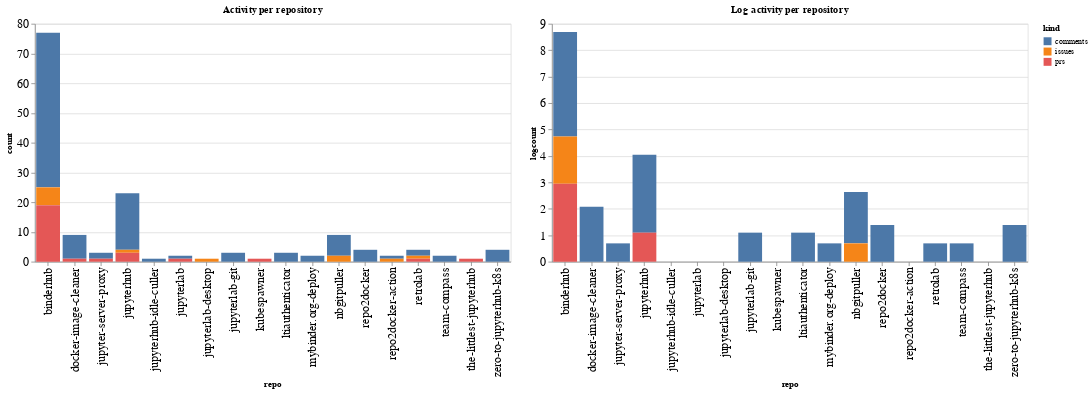

Notebook cell for this chart:
### Code cell
ch1 = alt.Chart(repo_summaries, width=600, title="Activity per repository").mark_bar().encode(
    x='repo',
    y='count',
    color='kind',
    tooltip="kind"
)

ch2 = alt.Chart(repo_summaries, width=600, title="Log activity per repository").mark_bar().encode(
    x='repo',
    y='logcount',
    color='kind',
    tooltip="kind"
)

ch1 | ch2

### Figure 1 — Vega-Lite specification as saved in the notebook (floating-point values rounded to 4 significant figures)
{"config": {"axisLeft": {"labelFontSize": 15}, "axisBottom": {"labelFontSize": 15}}, "hconcat": [{"mark": "bar", "encoding": {"color": {"type": "nominal", "field": "kind"}, "tooltip": {"type": "nominal", "field": "kind"}, "x": {"type": "nominal", "field": "repo"}, "y": {"type": "quantitative", "field": "count"}}, "title": "Activity per repository", "width": 600}, {"mark": "bar", "encoding": {"color": {"type": "nominal", "field": "kind"}, "tooltip": {"type": "nominal", "field": "kind"}, "x": {"type": "nominal", "field": "repo"}, "y": {"type": "quantitative", "field": "logcount"}}, "title": "Log activity per repository", "width": 600}], "data": {"name": "data-42b1f1ea140e0f59c3a93857a5e563ce"}, "$schema": "https://vega.github.io/schema/vega-lite/v4.8.1.json", "datasets": {"data-42b1f1ea140e0f59c3a93857a5e563ce": [{"repo": "binderhub", "kind": "comments", "count": 52, "logcount": 3.951}, {"repo": "binderhub", "kind": "issues", "count": 6, "logcount": 1.792}, {"repo": "binderhub", "kind": "prs", "count": 19, "logcount": 2.944}, {"repo": "docker-image-cleaner", "kind": "comments", "count": 8, "logcount": 2.079}, {"repo": "docker-image-cleaner", "kind": "prs", "count": 1, "logcount": 0.0}, {"repo": "jupyter-server-proxy", "kind": "comments", "count": 2, "logcount": 0.6931}, {"repo": "jupyter-server-proxy", "kind": "prs", "count": 1, "logcount": 0.0}, {"repo": "jupyterhub", "kind": "comments", "count": 19, "logcount": 2.944}, {"repo": "jupyterhub", "kind": "issues", "count": 1, "logcount": 0.0}, {"repo": "jupyterhub", "kind": "prs", "count": 3, "logcount": 1.099}, {"repo": "jupyterhub-idle-culler", "kind": "comments", "count": 1, "logcount": 0.0}, {"repo": "jupyterlab", "kind": "comments", "count": 1, "logcount": 0.0}, {"repo": "jupyterlab", "kind": "prs", "count": 1, "logcount": 0.0}, {"repo": "jupyterlab-desktop", "kind": "issues", "count": 1, "logcount": 0.0}, {"repo": "jupyterlab-git", "kind": "comments", "count": 3, "logcount": 1.099}, {"repo": "kubespawner", "kind": "prs", "count": 1, "logcount": 0.0}, {"repo": "ltiauthenticator", "kind": "comments", "count": 3, "logcount": 1.099}, {"repo": "mybinder.org-deploy", "kind": "comments", "count": 2, "logcount": 0.6931}, {"repo": "nbgitpuller", "kind": "comments", "count": 7, "logcount": 1.946}, {"repo": "nbgitpuller", "kind": "issues", "count": 2, "logcount": 0.6931}, {"repo": "repo2docker", "kind": "comments", "count": 4, "logcount": 1.386}, {"repo": "repo2docker-action", "kind": "comments", "count": 1, "logcount": 0.0}, {"repo": "repo2docker-action", "kind": "issues", "count": 1, "logcount": 0.0}, {"repo": "retrolab", "kind": "comments", "count": 2, "logcount": 0.6931}, {"repo": "retrolab", "kind": "issues", "count": 1, "logcount": 0.0}, {"repo": "retrolab", "kind": "prs", "count": 1, "logcount": 0.0}, {"repo": "team-compass", "kind": "comments", "count": 2, "logcount": 0.6931}, {"repo": "the-littlest-jupyterhub", "kind": "prs", "count": 1, "logcount": 0.0}, {"repo": "zero-to-jupyterhub-k8s", "kind": "comments", "count": 4, "logcount": 1.386}]}}
